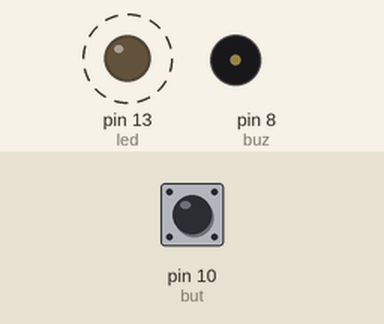
Recording of a sketch running on a simulated Arduino Uno, built with avr-gcc and run on an emulated ATmega328P. On the bench: output pins drawn as LEDs (lit = HIGH), buzzer (waves = sounding). Dashed ring = blinking. The test bench sets the inputs (shaded band); at power-on: pin 10 (but) LOW.

Above: at 2.8 s.
2.9 s: pin 10 (but) pulled HIGH for 1.2 s
At 3.24 s:
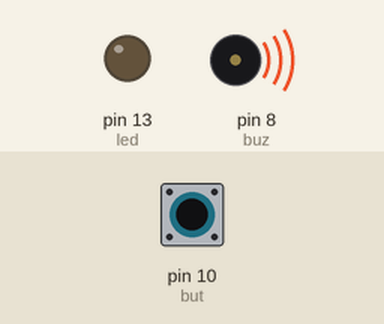
6.4 s: pin 10 (but) pulled HIGH for 3.2 s
At 10.3 s:
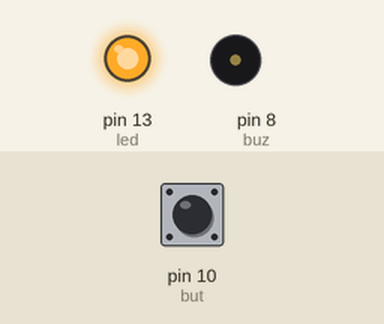
Timing chart, 0 to 17.1 s (numbered marks = the images above; inputs shaded):
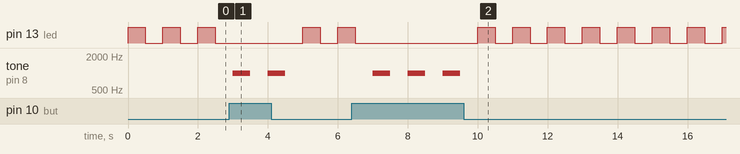

The sketch:

EX3.ino
```cpp
  int buz = 8;
  int but = 10;
  int led = 13;


void setup() {
  pinMode(led, OUTPUT);
  pinMode(buz, OUTPUT);
  pinMode(but, INPUT);


}

void loop() {

  int buttonState = digitalRead(but);

  if(buttonState == HIGH) {
    tone(buz, 1000, 500);
    delay(499);
    tone(buz, 0, 1);
    delay(500);

  }else{
    digitalWrite(led, HIGH);
    delay(500);
    digitalWrite(led, LOW);
    delay(500);
  }

}
```

Measured:
- after the input at 2.9 s, tone on pin 8 (buz): alternates 1000 Hz for 0.50 s and silent for 0.50 s, 4 changes in all, then stays silent, starting after 0.10 s
- after the input at 6.4 s, tone on pin 8 (buz): alternates 1000 Hz for 0.50 s and silent for 0.50 s, 6 changes in all, then stays silent, starting after 0.60 s
- by itself, pin 13 (led): repeats every 1.0 s: HIGH 0.50 s, LOW 0.50 s
